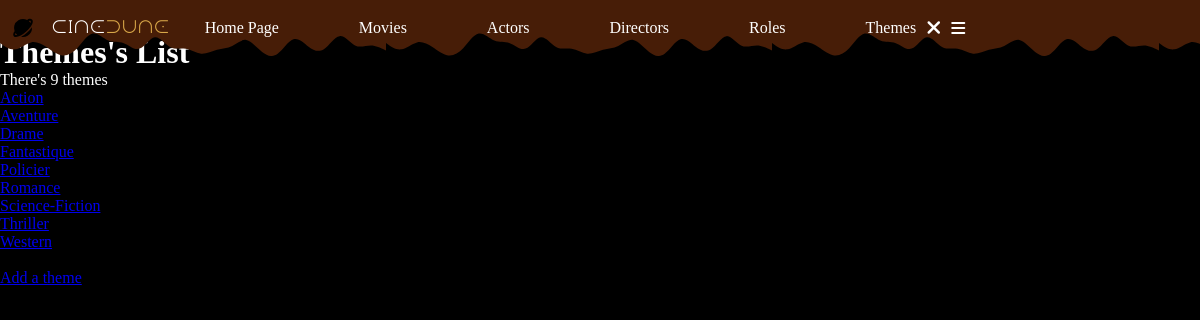
The app's page /index.php?action=listThemes, older data.
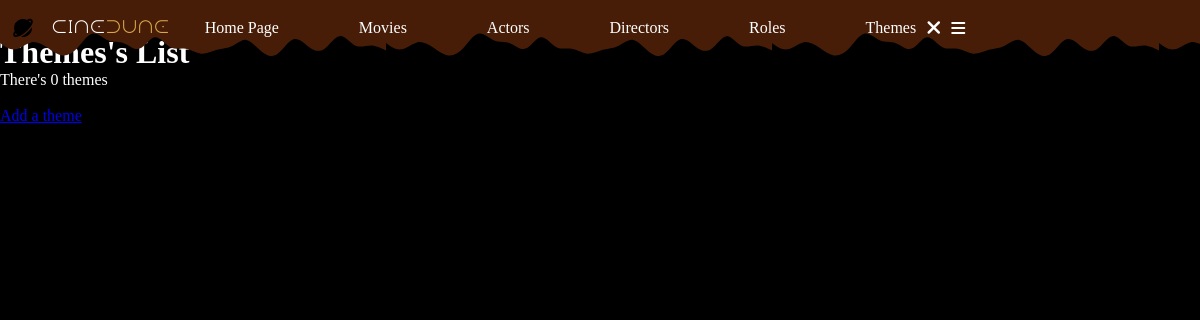
The same page, newer data.
### tables this page shows
CREATE TABLE IF NOT EXISTS `theme` (
  `idTheme` int NOT NULL AUTO_INCREMENT,
  `typeName` varchar(100) NOT NULL,
  PRIMARY KEY (`idTheme`)
);

### controller/ThemeController.php (called while the page is built, shortened)
<?php
class ThemeController
{
    public function listThemes(): void
    {
        $pdo = Connect::toLogIn();
        $requestThemes = $pdo->query("
            SELECT theme.idTheme, theme.typeName
            FROM theme
            ORDER BY typeName
        ");
        require "view/themes/listThemes.php";
    }
}

### view/themes/listThemes.php (the view, shortened to what this page needs)
<?php ob_start();
$themes = $requestThemes->fetchAll();
?>
<h1>Themes's List</h1>
<p>There's <?= $requestThemes->rowCount() ?> themes</p>
<?php
foreach ($themes as $theme) {
?>
    <a href="index.php?action=themesDetails&id=<?= $theme["idTheme"] ?>"><?= $theme["typeName"] . "<br>" ?></a>
<?php
}
?>
<br>
<a href="index.php?action=addTheme">Add a theme</a>
<?php
require "view/template.php";

Row changes from the older to the newer data that the page shows:
removed theme: typeName "Action"
removed theme: typeName "Aventure"
removed theme: typeName "Drame"
removed theme: typeName "Fantastique"
removed theme: typeName "Policier"
removed theme: typeName "Romance"
removed theme: typeName "Science-Fiction"
removed theme: typeName "Thriller"
removed theme: typeName "Western"
Text that changed along with them:
$requestThemes->rowCount(): "9" → "0"
